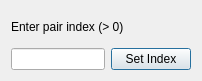
<?xml version="1.0" encoding="UTF-8"?>
<ui version="4.0">
 <class>ChromosomeIndexDialog</class>
 <widget class="QDialog" name="ChromosomeIndexDialog">
  <property name="geometry">
   <rect>
    <x>0</x>
    <y>0</y>
    <width>202</width>
    <height>81</height>
   </rect>
  </property>
  <property name="windowTitle">
   <string>Pair Index</string>
  </property>
  <layout class="QVBoxLayout" name="verticalLayout_2">
   <item>
    <layout class="QVBoxLayout" name="verticalLayout">
     <item>
      <widget class="QLabel" name="label">
       <property name="text">
        <string>Enter pair index (&gt; 0)</string>
       </property>
      </widget>
     </item>
     <item>
      <layout class="QHBoxLayout" name="horizontalLayout">
       <item>
        <widget class="QLineEdit" name="lineEdit"/>
       </item>
       <item>
        <widget class="QPushButton" name="pushButton">
         <property name="text">
          <string>Set Index</string>
         </property>
        </widget>
       </item>
      </layout>
     </item>
    </layout>
   </item>
  </layout>
 </widget>
 <resources/>
 <connections/>
</ui>
